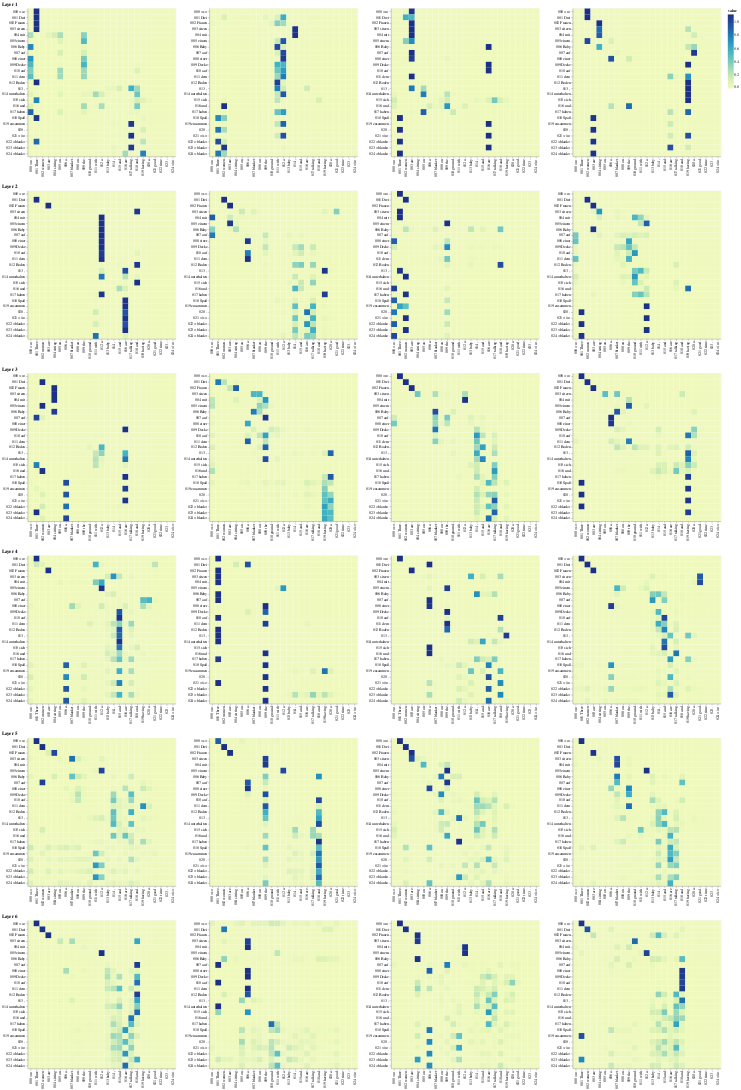

Notebook cell for this chart:
### Code cell
def viz_decoder_src():
    model, example_data = run_model_example(n_examples=1)
    example = example_data[len(example_data) - 1]

    layer_viz =[
        visualize_layer(model, layer, get_decoder_src, max(len(example[1]), len(example[2])), example[1], example[2])
        for layer in range(6)
    ]
    return alt.hconcat(layer_viz[0] & layer_viz[1] & layer_viz[2] & layer_viz[3] & layer_viz[4] & layer_viz[5])

show_example(viz_decoder_src)

### Figure 1 — Vega-Lite specification as saved in the notebook (floating-point values rounded to 4 significant figures; data arrays with more than 128 entries replaced by an {"elided": "..."} marker saying what was removed)
{"config": {"view": {"continuousWidth": 400, "continuousHeight": 300}}, "hconcat": [{"vconcat": [{"hconcat": [{"data": {"name": "data-824280a8fcc83cc10e5727e5855d0365"}, "mark": "rect", "encoding": {"color": {"type": "quantitative", "field": "value"}, "tooltip": [{"type": "quantitative", "field": "row"}, {"type": "quantitative", "field": "column"}, {"type": "quantitative", "field": "value"}, {"type": "nominal", "field": "row_token"}, {"type": "nominal", "field": "col_token"}], "x": {"type": "nominal", "axis": {"title": ""}, "field": "col_token"}, "y": {"type": "nominal", "axis": {"title": ""}, "field": "row_token"}}, "height": 400, "selection": {"selector195": {"type": "interval", "bind": "scales", "encodings": ["x", "y"]}}, "width": 400}, {"data": {"name": "data-b2fe4c8b76d89032217bc1cc99c024c9"}, "mark": "rect", "encoding": {"color": {"type": "quantitative", "field": "value"}, "tooltip": [{"type": "quantitative", "field": "row"}, {"type": "quantitative", "field": "column"}, {"type": "quantitative", "field": "value"}, {"type": "nominal", "field": "row_token"}, {"type": "nominal", "field": "col_token"}], "x": {"type": "nominal", "axis": {"title": ""}, "field": "col_token"}, "y": {"type": "nominal", "axis": {"title": ""}, "field": "row_token"}}, "height": 400, "selection": {"selector197": {"type": "interval", "bind": "scales", "encodings": ["x", "y"]}}, "width": 400}, {"data": {"name": "data-928b551a0f998edd01711d466eddcf57"}, "mark": "rect", "encoding": {"color": {"type": "quantitative", "field": "value"}, "tooltip": [{"type": "quantitative", "field": "row"}, {"type": "quantitative", "field": "column"}, {"type": "quantitative", "field": "value"}, {"type": "nominal", "field": "row_token"}, {"type": "nominal", "field": "col_token"}], "x": {"type": "nominal", "axis": {"title": ""}, "field": "col_token"}, "y": {"type": "nominal", "axis": {"title": ""}, "field": "row_token"}}, "height": 400, "selection": {"selector199": {"type": "interval", "bind": "scales", "encodings": ["x", "y"]}}, "width": 400}, {"data": {"name": "data-a300626523bc076fbf0cbd2521d416da"}, "mark": "rect", "encoding": {"color": {"type": "quantitative", "field": "value"}, "tooltip": [{"type": "quantitative", "field": "row"}, {"type": "quantitative", "field": "column"}, {"type": "quantitative", "field": "value"}, {"type": "nominal", "field": "row_token"}, {"type": "nominal", "field": "col_token"}], "x": {"type": "nominal", "axis": {"title": ""}, "field": "col_token"}, "y": {"type": "nominal", "axis": {"title": ""}, "field": "row_token"}}, "height": 400, "selection": {"selector201": {"type": "interval", "bind": "scales", "encodings": ["x", "y"]}}, "width": 400}]}, {"vconcat": [{"hconcat": [{"data": {"name": "data-f0426b71acf113526d394a53d1b6d408"}, "mark": "rect", "encoding": {"color": {"type": "quantitative", "field": "value"}, "tooltip": [{"type": "quantitative", "field": "row"}, {"type": "quantitative", "field": "column"}, {"type": "quantitative", "field": "value"}, {"type": "nominal", "field": "row_token"}, {"type": "nominal", "field": "col_token"}], "x": {"type": "nominal", "axis": {"title": ""}, "field": "col_token"}, "y": {"type": "nominal", "axis": {"title": ""}, "field": "row_token"}}, "height": 400, "selection": {"selector203": {"type": "interval", "bind": "scales", "encodings": ["x", "y"]}}, "width": 400}, {"data": {"name": "data-34301aaa01854b6f6275852dc23fb31d"}, "mark": "rect", "encoding": {"color": {"type": "quantitative", "field": "value"}, "tooltip": [{"type": "quantitative", "field": "row"}, {"type": "quantitative", "field": "column"}, {"type": "quantitative", "field": "value"}, {"type": "nominal", "field": "row_token"}, {"type": "nominal", "field": "col_token"}], "x": {"type": "nominal", "axis": {"title": ""}, "field": "col_token"}, "y": {"type": "nominal", "axis": {"title": ""}, "field": "row_token"}}, "height": 400, "selection": {"selector205": {"type": "interval", "bind": "scales", "encodings": ["x", "y"]}}, "width": 400}, {"data": {"name": "data-b688a882d842aa8fbae5b858005eddd4"}, "mark": "rect", "encoding": {"color": {"type": "quantitative", "field": "value"}, "tooltip": [{"type": "quantitative", "field": "row"}, {"type": "quantitative", "field": "column"}, {"type": "quantitative", "field": "value"}, {"type": "nominal", "field": "row_token"}, {"type": "nominal", "field": "col_token"}], "x": {"type": "nominal", "axis": {"title": ""}, "field": "col_token"}, "y": {"type": "nominal", "axis": {"title": ""}, "field": "row_token"}}, "height": 400, "selection": {"selector207": {"type": "interval", "bind": "scales", "encodings": ["x", "y"]}}, "width": 400}, {"data": {"name": "data-848063948e9be6518e2925a87cbcf3b2"}, "mark": "rect", "encoding": {"color": {"type": "quantitative", "field": "value"}, "tooltip": [{"type": "quantitative", "field": "row"}, {"type": "quantitative", "field": "column"}, {"type": "quantitative", "field": "value"}, {"type": "nominal", "field": "row_token"}, {"type": "nominal", "field": "col_token"}], "x": {"type": "nominal", "axis": {"title": ""}, "field": "col_token"}, "y": {"type": "nominal", "axis": {"title": ""}, "field": "row_token"}}, "height": 400, "selection": {"selector209": {"type": "interval", "bind": "scales", "encodings": ["x", "y"]}}, "width": 400}]}], "title": "Layer 2"}, {"vconcat": [{"hconcat": [{"data": {"name": "data-0ba0840e1a44ab7ba93ace2af68b708c"}, "mark": "rect", "encoding": {"color": {"type": "quantitative", "field": "value"}, "tooltip": [{"type": "quantitative", "field": "row"}, {"type": "quantitative", "field": "column"}, {"type": "quantitative", "field": "value"}, {"type": "nominal", "field": "row_token"}, {"type": "nominal", "field": "col_token"}], "x": {"type": "nominal", "axis": {"title": ""}, "field": "col_token"}, "y": {"type": "nominal", "axis": {"title": ""}, "field": "row_token"}}, "height": 400, "selection": {"selector211": {"type": "interval", "bind": "scales", "encodings": ["x", "y"]}}, "width": 400}, {"data": {"name": "data-b582fa0e7557e4ba087d4c3baa98d5f5"}, "mark": "rect", "encoding": {"color": {"type": "quantitative", "field": "value"}, "tooltip": [{"type": "quantitative", "field": "row"}, {"type": "quantitative", "field": "column"}, {"type": "quantitative", "field": "value"}, {"type": "nominal", "field": "row_token"}, {"type": "nominal", "field": "col_token"}], "x": {"type": "nominal", "axis": {"title": ""}, "field": "col_token"}, "y": {"type": "nominal", "axis": {"title": ""}, "field": "row_token"}}, "height": 400, "selection": {"selector213": {"type": "interval", "bind": "scales", "encodings": ["x", "y"]}}, "width": 400}, {"data": {"name": "data-27506df464cf69d5bb89485d6f68020b"}, "mark": "rect", "encoding": {"color": {"type": "quantitative", "field": "value"}, "tooltip": [{"type": "quantitative", "field": "row"}, {"type": "quantitative", "field": "column"}, {"type": "quantitative", "field": "value"}, {"type": "nominal", "field": "row_token"}, {"type": "nominal", "field": "col_token"}], "x": {"type": "nominal", "axis": {"title": ""}, "field": "col_token"}, "y": {"type": "nominal", "axis": {"title": ""}, "field": "row_token"}}, "height": 400, "selection": {"selector215": {"type": "interval", "bind": "scales", "encodings": ["x", "y"]}}, "width": 400}, {"data": {"name": "data-61d14427f8fdf6f66a258545b8452525"}, "mark": "rect", "encoding": {"color": {"type": "quantitative", "field": "value"}, "tooltip": [{"type": "quantitative", "field": "row"}, {"type": "quantitative", "field": "column"}, {"type": "quantitative", "field": "value"}, {"type": "nominal", "field": "row_token"}, {"type": "nominal", "field": "col_token"}], "x": {"type": "nominal", "axis": {"title": ""}, "field": "col_token"}, "y": {"type": "nominal", "axis": {"title": ""}, "field": "row_token"}}, "height": 400, "selection": {"selector217": {"type": "interval", "bind": "scales", "encodings": ["x", "y"]}}, "width": 400}]}], "title": "Layer 3"}, {"vconcat": [{"hconcat": [{"data": {"name": "data-c53fcda9080b82cc34ab3d63a389eaa0"}, "mark": "rect", "encoding": {"color": {"type": "quantitative", "field": "value"}, "tooltip": [{"type": "quantitative", "field": "row"}, {"type": "quantitative", "field": "column"}, {"type": "quantitative", "field": "value"}, {"type": "nominal", "field": "row_token"}, {"type": "nominal", "field": "col_token"}], "x": {"type": "nominal", "axis": {"title": ""}, "field": "col_token"}, "y": {"type": "nominal", "axis": {"title": ""}, "field": "row_token"}}, "height": 400, "selection": {"selector219": {"type": "interval", "bind": "scales", "encodings": ["x", "y"]}}, "width": 400}, {"data": {"name": "data-6817b2e464d08a8b685b98fd9b1fbc4c"}, "mark": "rect", "encoding": {"color": {"type": "quantitative", "field": "value"}, "tooltip": [{"type": "quantitative", "field": "row"}, {"type": "quantitative", "field": "column"}, {"type": "quantitative", "field": "value"}, {"type": "nominal", "field": "row_token"}, {"type": "nominal", "field": "col_token"}], "x": {"type": "nominal", "axis": {"title": ""}, "field": "col_token"}, "y": {"type": "nominal", "axis": {"title": ""}, "field": "row_token"}}, "height": 400, "selection": {"selector221": {"type": "interval", "bind": "scales", "encodings": ["x", "y"]}}, "width": 400}, {"data": {"name": "data-18c13acf1dd09a074251c2e379c58c96"}, "mark": "rect", "encoding": {"color": {"type": "quantitative", "field": "value"}, "tooltip": [{"type": "quantitative", "field": "row"}, {"type": "quantitative", "field": "column"}, {"type": "quantitative", "field": "value"}, {"type": "nominal", "field": "row_token"}, {"type": "nominal", "field": "col_token"}], "x": {"type": "nominal", "axis": {"title": ""}, "field": "col_token"}, "y": {"type": "nominal", "axis": {"title": ""}, "field": "row_token"}}, "height": 400, "selection": {"selector223": {"type": "interval", "bind": "scales", "encodings": ["x", "y"]}}, "width": 400}, {"data": {"name": "data-c91633406d0067cc2ec8ac8bda14a080"}, "mark": "rect", "encoding": {"color": {"type": "quantitative", "field": "value"}, "tooltip": [{"type": "quantitative", "field": "row"}, {"type": "quantitative", "field": "column"}, {"type": "quantitative", "field": "value"}, {"type": "nominal", "field": "row_token"}, {"type": "nominal", "field": "col_token"}], "x": {"type": "nominal", "axis": {"title": ""}, "field": "col_token"}, "y": {"type": "nominal", "axis": {"title": ""}, "field": "row_token"}}, "height": 400, "selection": {"selector225": {"type": "interval", "bind": "scales", "encodings": ["x", "y"]}}, "width": 400}]}], "title": "Layer 4"}, {"vconcat": [{"hconcat": [{"data": {"name": "data-20f8207f78d2598f908fba668f9eac68"}, "mark": "rect", "encoding": {"color": {"type": "quantitative", "field": "value"}, "tooltip": [{"type": "quantitative", "field": "row"}, {"type": "quantitative", "field": "column"}, {"type": "quantitative", "field": "value"}, {"type": "nominal", "field": "row_token"}, {"type": "nominal", "field": "col_token"}], "x": {"type": "nominal", "axis": {"title": ""}, "field": "col_token"}, "y": {"type": "nominal", "axis": {"title": ""}, "field": "row_token"}}, "height": 400, "selection": {"selector227": {"type": "interval", "bind": "scales", "encodings": ["x", "y"]}}, "width": 400}, {"data": {"name": "data-010c95e2e8ab3789a604d6ff3ea14be5"}, "mark": "rect", "encoding": {"color": {"type": "quantitative", "field": "value"}, "tooltip": [{"type": "quantitative", "field": "row"}, {"type": "quantitative", "field": "column"}, {"type": "quantitative", "field": "value"}, {"type": "nominal", "field": "row_token"}, {"type": "nominal", "field": "col_token"}], "x": {"type": "nominal", "axis": {"title": ""}, "field": "col_token"}, "y": {"type": "nominal", "axis": {"title": ""}, "field": "row_token"}}, "height": 400, "selection": {"selector229": {"type": "interval", "bind": "scales", "encodings": ["x", "y"]}}, "width": 400}, {"data": {"name": "data-dfed5657ffbe6bf4b7e376eae0b925e0"}, "mark": "rect", "encoding": {"color": {"type": "quantitative", "field": "value"}, "tooltip": [{"type": "quantitative", "field": "row"}, {"type": "quantitative", "field": "column"}, {"type": "quantitative", "field": "value"}, {"type": "nominal", "field": "row_token"}, {"type": "nominal", "field": "col_token"}], "x": {"type": "nominal", "axis": {"title": ""}, "field": "col_token"}, "y": {"type": "nominal", "axis": {"title": ""}, "field": "row_token"}}, "height": 400, "selection": {"selector231": {"type": "interval", "bind": "scales", "encodings": ["x", "y"]}}, "width": 400}, {"data": {"name": "data-39e734ba73b61552c7cae7831142f6a9"}, "mark": "rect", "encoding": {"color": {"type": "quantitative", "field": "value"}, "tooltip": [{"type": "quantitative", "field": "row"}, {"type": "quantitative", "field": "column"}, {"type": "quantitative", "field": "value"}, {"type": "nominal", "field": "row_token"}, {"type": "nominal", "field": "col_token"}], "x": {"type": "nominal", "axis": {"title": ""}, "field": "col_token"}, "y": {"type": "nominal", "axis": {"title": ""}, "field": "row_token"}}, "height": 400, "selection": {"selector233": {"type": "interval", "bind": "scales", "encodings": ["x", "y"]}}, "width": 400}]}], "title": "Layer 5"}, {"vconcat": [{"hconcat": [{"data": {"name": "data-1a5cefc19e9d72966568b9f8b0efc22d"}, "mark": "rect", "encoding": {"color": {"type": "quantitative", "field": "value"}, "tooltip": [{"type": "quantitative", "field": "row"}, {"type": "quantitative", "field": "column"}, {"type": "quantitative", "field": "value"}, {"type": "nominal", "field": "row_token"}, {"type": "nominal", "field": "col_token"}], "x": {"type": "nominal", "axis": {"title": ""}, "field": "col_token"}, "y": {"type": "nominal", "axis": {"title": ""}, "field": "row_token"}}, "height": 400, "selection": {"selector235": {"type": "interval", "bind": "scales", "encodings": ["x", "y"]}}, "width": 400}, {"data": {"name": "data-c9f330c54a2377c5aac85581353c674b"}, "mark": "rect", "encoding": {"color": {"type": "quantitative", "field": "value"}, "tooltip": [{"type": "quantitative", "field": "row"}, {"type": "quantitative", "field": "column"}, {"type": "quantitative", "field": "value"}, {"type": "nominal", "field": "row_token"}, {"type": "nominal", "field": "col_token"}], "x": {"type": "nominal", "axis": {"title": ""}, "field": "col_token"}, "y": {"type": "nominal", "axis": {"title": ""}, "field": "row_token"}}, "height": 400, "selection": {"selector237": {"type": "interval", "bind": "scales", "encodings": ["x", "y"]}}, "width": 400}, {"data": {"name": "data-ef20eda8e43713999c232f90ef259067"}, "mark": "rect", "encoding": {"color": {"type": "quantitative", "field": "value"}, "tooltip": [{"type": "quantitative", "field": "row"}, {"type": "quantitative", "field": "column"}, {"type": "quantitative", "field": "value"}, {"type": "nominal", "field": "row_token"}, {"type": "nominal", "field": "col_token"}], "x": {"type": "nominal", "axis": {"title": ""}, "field": "col_token"}, "y": {"type": "nominal", "axis": {"title": ""}, "field": "row_token"}}, "height": 400, "selection": {"selector239": {"type": "interval", "bind": "scales", "encodings": ["x", "y"]}}, "width": 400}, {"data": {"name": "data-8a12b95174d5f78da9fa3e2029b2c6a4"}, "mark": "rect", "encoding": {"color": {"type": "quantitative", "field": "value"}, "tooltip": [{"type": "quantitative", "field": "row"}, {"type": "quantitative", "field": "column"}, {"type": "quantitative", "field": "value"}, {"type": "nominal", "field": "row_token"}, {"type": "nominal", "field": "col_token"}], "x": {"type": "nominal", "axis": {"title": ""}, "field": "col_token"}, "y": {"type": "nominal", "axis": {"title": ""}, "field": "row_token"}}, "height": 400, "selection": {"selector241": {"type": "interval", "bind": "scales", "encodings": ["x", "y"]}}, "width": 400}]}], "title": "Layer 6"}], "title": "Layer 1"}], "$schema": "https://vega.github.io/schema/vega-lite/v4.8.1.json", "datasets": {"data-824280a8fcc83cc10e5727e5855d0365": {"elided": "625 records"}, "data-b2fe4c8b76d89032217bc1cc99c024c9": {"elided": "625 records"}, "data-928b551a0f998edd01711d466eddcf57": {"elided": "625 records"}, "data-a300626523bc076fbf0cbd2521d416da": {"elided": "625 records"}, "data-f0426b71acf113526d394a53d1b6d408": {"elided": "625 records"}, "data-34301aaa01854b6f6275852dc23fb31d": {"elided": "625 records"}, "data-b688a882d842aa8fbae5b858005eddd4": {"elided": "625 records"}, "data-848063948e9be6518e2925a87cbcf3b2": {"elided": "625 records"}, "data-0ba0840e1a44ab7ba93ace2af68b708c": {"elided": "625 records"}, "data-b582fa0e7557e4ba087d4c3baa98d5f5": {"elided": "625 records"}, "data-27506df464cf69d5bb89485d6f68020b": {"elided": "625 records"}, "data-61d14427f8fdf6f66a258545b8452525": {"elided": "625 records"}, "data-c53fcda9080b82cc34ab3d63a389eaa0": {"elided": "625 records"}, "data-6817b2e464d08a8b685b98fd9b1fbc4c": {"elided": "625 records"}, "data-18c13acf1dd09a074251c2e379c58c96": {"elided": "625 records"}, "data-c91633406d0067cc2ec8ac8bda14a080": {"elided": "625 records"}, "data-20f8207f78d2598f908fba668f9eac68": {"elided": "625 records"}, "data-010c95e2e8ab3789a604d6ff3ea14be5": {"elided": "625 records"}, "data-dfed5657ffbe6bf4b7e376eae0b925e0": {"elided": "625 records"}, "data-39e734ba73b61552c7cae7831142f6a9": {"elided": "625 records"}, "data-1a5cefc19e9d72966568b9f8b0efc22d": {"elided": "625 records"}, "data-c9f330c54a2377c5aac85581353c674b": {"elided": "625 records"}, "data-ef20eda8e43713999c232f90ef259067": {"elided": "625 records"}, "data-8a12b95174d5f78da9fa3e2029b2c6a4": {"elided": "625 records"}}}
